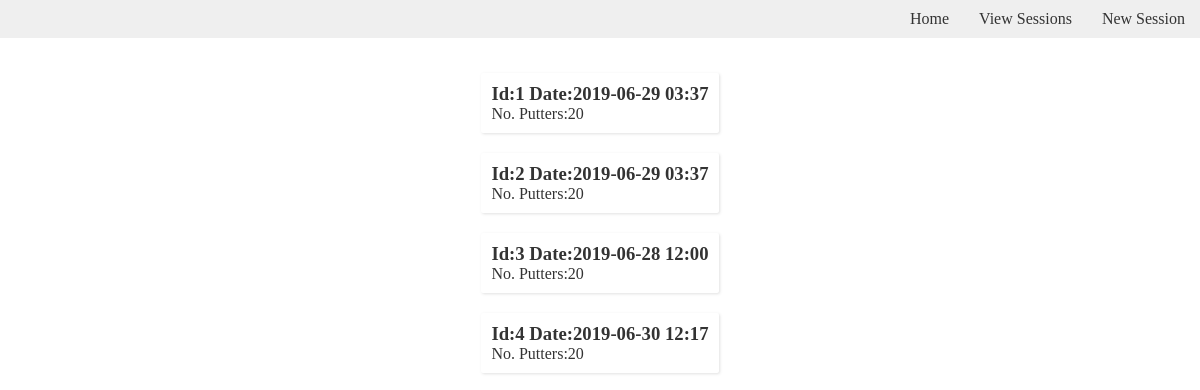
The page /puttsesh/view on the database as committed earlier.
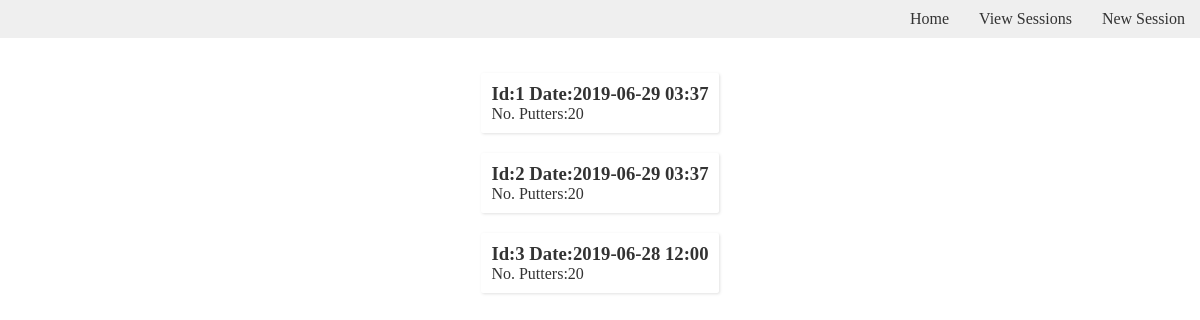
The same page on the database as committed later.
### model.py (models this page shows)
class PuttSesh(Model):
    date = DateTimeField()
    no_putters = IntegerField()
    class Meta:
        database = db

### main.py (the view)
@app.route('/puttsesh/view')
def view_puttsesh():
    all_sessions = PuttSesh.select()
    return render_template('view_puttsesh.jinja2', all_sessions=all_sessions)

### templates/view_puttsesh.jinja2
{% extends "base.jinja2" %}
{% block content %}
<div class='outer-container puttsesh-container'>
{% for session in all_sessions %}
<a class="puttsesh-link" href="{{ url_for('view_puttsesh_single', sesh_id=session.id) }}">
    <h3>Id:{{ session.id }} Date:{{ session.date.strftime('%Y-%m-%d %I:%M') }}</h3>
    <p>No. Putters:{{ session.no_putters }}</p>
</a>
{% endfor %}
</div>
{% endblock content %}

### templates/base.jinja2 (shortened to what this page needs)
<!doctype html>
<html lang="en">
<head>
<link rel='stylesheet' href="{{ url_for('static', filename='css/main.css') }}">
</head>
<body>
	<nav>
		<a href="{{ url_for('home') }}">Home</a>
		<a href="{{ url_for('view_puttsesh') }}">View Sessions</a>
		{% if session.get('current_sesh_id') %}
			<a href="{{ url_for('current_puttsesh', sesh_id=session.get('current_sesh_id')) }}">Current Puttsesh</a>
		{% else %}
			<a href="{{ url_for('new_puttsesh') }}">New Session</a>
		{% endif %}
	</nav>
	{% block content %} {% endblock content %}
</body>
</html>

### static/css/main.css (style rules this page uses)
:root { --main-box-shadow: 1px 1px 3px 0px rgba(51, 51, 51, 0.15); --white-font: #efefef; --dark-grey-font: #333; --grey-font: #666; --light-grey-font: #bbb; --red: #cc0000; --darker-red: #bb0000; --transition-time: 300ms; }
* { box-sizing: border-box; margin: 0; padding: 0; }
nav { background: var(--white-font); display: flex; justify-content: flex-end; }
nav a { color: var(--dark-grey-font); padding: 10px 15px; text-decoration: none; transition: var(--transition-time); }
.outer-container { display: flex; justify-content: space-around; padding: 25px 0 0 0; width: 100%; }
.puttsesh-container { align-items: center; display: flex; flex-direction: column; }
.puttsesh-container { align-items: center; flex-direction: column; }
.puttsesh-link { border-radius: 2px; box-shadow: var(--main-box-shadow); color: var(--dark-grey-font); margin: 10px 0; padding: 10px; text-decoration: none; transition: var(--transition-time); }

Rows that differ between the two databases and show on the page:
removed PuttSesh: id "4", date "2019-06-30 12:17", no_putters "20"
